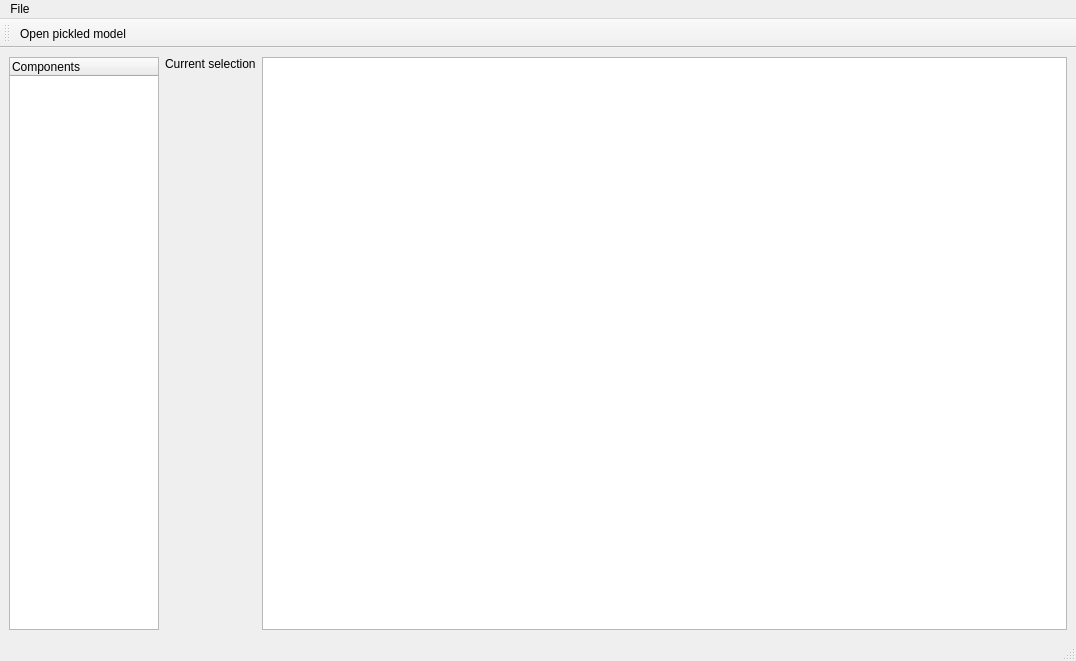
<?xml version="1.0" encoding="UTF-8"?>
<ui version="4.0">
 <class>MainWindow</class>
 <widget class="QMainWindow" name="MainWindow">
  <property name="geometry">
   <rect>
    <x>0</x>
    <y>0</y>
    <width>1076</width>
    <height>661</height>
   </rect>
  </property>
  <property name="windowTitle">
   <string>Show weights for model</string>
  </property>
  <widget class="QWidget" name="centralwidget">
   <layout class="QHBoxLayout" name="horizontalLayout">
    <item>
     <widget class="QTreeWidget" name="tv_content">
      <property name="maximumSize">
       <size>
        <width>150</width>
        <height>16777215</height>
       </size>
      </property>
      <column>
       <property name="text">
        <string>Components</string>
       </property>
      </column>
     </widget>
    </item>
    <item>
     <layout class="QVBoxLayout" name="lay_selection">
      <item>
       <widget class="QLabel" name="label">
        <property name="text">
         <string>Current selection</string>
        </property>
       </widget>
      </item>
      <item>
       <spacer name="verticalSpacer">
        <property name="orientation">
         <enum>Qt::Vertical</enum>
        </property>
        <property name="sizeHint" stdset="0">
         <size>
          <width>20</width>
          <height>40</height>
         </size>
        </property>
       </spacer>
      </item>
     </layout>
    </item>
    <item>
     <widget class="ImageView" name="image_view"/>
    </item>
   </layout>
  </widget>
  <widget class="QMenuBar" name="menubar">
   <property name="geometry">
    <rect>
     <x>0</x>
     <y>0</y>
     <width>1076</width>
     <height>25</height>
    </rect>
   </property>
   <widget class="QMenu" name="menuFile">
    <property name="title">
     <string>File</string>
    </property>
    <addaction name="actionOpen_pickled_model"/>
   </widget>
   <addaction name="menuFile"/>
  </widget>
  <widget class="QStatusBar" name="statusbar"/>
  <widget class="QToolBar" name="toolBar">
   <property name="windowTitle">
    <string>toolBar</string>
   </property>
   <attribute name="toolBarArea">
    <enum>TopToolBarArea</enum>
   </attribute>
   <attribute name="toolBarBreak">
    <bool>false</bool>
   </attribute>
   <addaction name="actionOpen_pickled_model"/>
  </widget>
  <action name="actionOpen_pickled_model">
   <property name="text">
    <string>Open pickled model ...</string>
   </property>
   <property name="toolTip">
    <string>Allows you to select the file, then loads the content in the interface</string>
   </property>
   <property name="shortcut">
    <string>Ctrl+O</string>
   </property>
  </action>
 </widget>
 <customwidgets>
  <customwidget>
   <class>ImageView</class>
   <extends>QGraphicsView</extends>
   <header>pyqtgraph</header>
  </customwidget>
 </customwidgets>
 <resources/>
 <connections/>
</ui>
